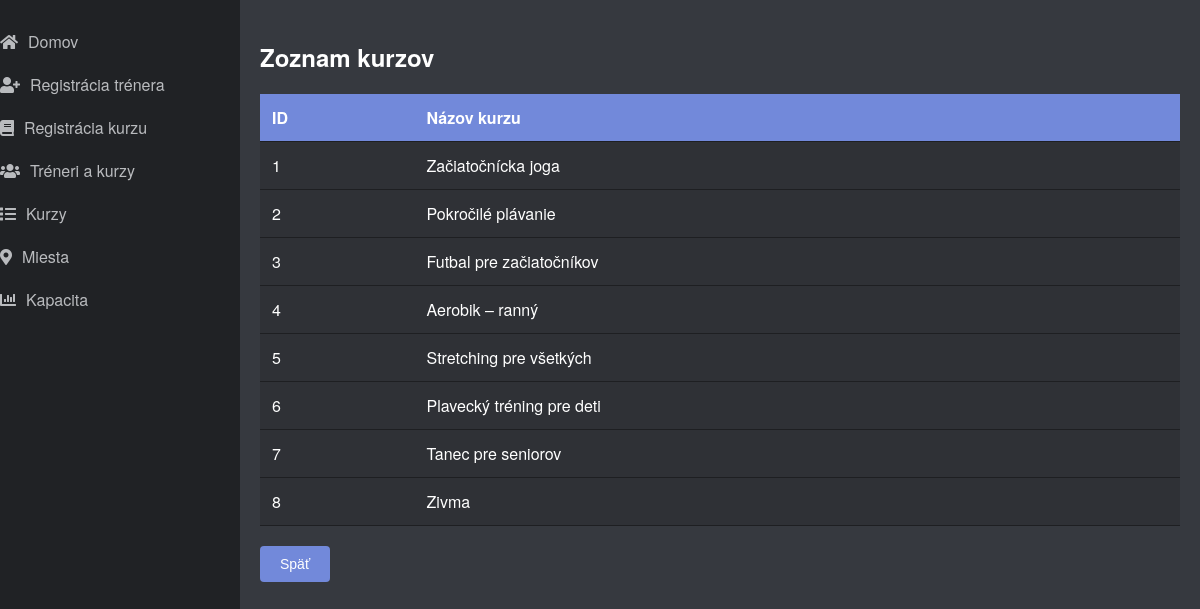
Screenshot of /kurzy with the database file from the repository.
### app.py (models this page shows, shortened)
class Kurz(db.Model):
    __tablename__ = "Kurzy"
    ID_Kurzu = db.Column(db.Integer, primary_key=True)
    Nazov_kurzu = db.Column(db.String, nullable=False)
    Typ_sportu = db.Column(db.String, nullable=False)
    Max_pocet_ucastnikov = db.Column(db.Integer, nullable=False)
    ID_trenera = db.Column(db.Integer, db.ForeignKey("Treneri.ID_Trenera"), nullable=False)

### app.py (the view)
@app.route('/kurzy')
def zobraz_kurzy():
    try:
        kurzy = Kurz.query.all()
        return render_template('kurzy.html', kurzy=kurzy)
    except Exception:
        return redirect(url_for('zobraz_error'))

### templates/kurzy.html
{% extends "base.html" %} {% block title %}Zoznam Kurzov{% endblock %} {% block
content %}
<h2>Zoznam kurzov</h2>
<table>
  <tr>
    <th>ID</th>
    <th>Názov kurzu</th>
  </tr>
  {% for kurz in kurzy %}
  <tr>
    <td>{{ kurz.ID_Kurzu }}</td>
    <td>{{ kurz.Nazov_kurzu }}</td>
  </tr>
  {% endfor %}
</table>
<a href="{{ url_for('index') }}"><button>Späť</button></a>
{% endblock %}

### templates/base.html (shortened to what this page needs)
<!DOCTYPE html>
<html lang="sk">
  <head>
    <link
      rel="stylesheet"
      href="https://cdnjs.cloudflare.com/ajax/libs/font-awesome/5.15.4/css/all.min.css"
    />
  </head>
  <body>
    <div class="sidebar">
      <a href="{{ url_for('index') }}"><i class="fas fa-home"></i> Domov</a>
      <a href="{{ url_for('registracia_form') }}"
        ><i class="fas fa-user-plus"></i> Registrácia trénera</a
      >
      <a href="{{ url_for('registracia_kurzu') }}"
        ><i class="fas fa-book"></i> Registrácia kurzu</a
      >
      <a href="{{ url_for('zobraz_trenerov_kurz') }}"
        ><i class="fas fa-users"></i> Tréneri a kurzy</a
      >
      <a href="{{ url_for('zobraz_kurzy') }}"
        ><i class="fas fa-list"></i> Kurzy</a
      >
      <a href="{{ url_for('zobraz_miesta') }}"
        ><i class="fas fa-map-marker-alt"></i> Miesta</a
      >
      <a href="{{ url_for('zobraz_capacitu') }}"
        ><i class="fas fa-chart-bar"></i> Kapacita</a
      >
    </div>
    <div class="content">{% block content %} {% endblock %}</div>
  </body>
</html>

### templates/base.html (style rules this page uses)
body { margin: 0; background-color: #2f3136; color: #ffffff; font-family: "Helvetica Neue", Arial, sans-serif; display: flex; min-height: 100vh; }
.sidebar { width: 240px; background-color: #202225; padding: 20px 0; display: flex; flex-direction: column; align-items: center; }
.sidebar a { color: #b9bbbe; text-decoration: none; padding: 10px 20px; width: 100%; display: flex; align-items: center; font-size: 16px; transition: background-color 0.2s, color 0.2s; }
.sidebar a i { margin-right: 10px; }
.content { flex: 1; padding: 20px; background-color: #36393f; }
h1, h2 { color: #ffffff; font-weight: 600; }
a { color: #7289da; text-decoration: none; }
button, input[type="submit"] { background-color: #7289da; color: #ffffff; border: none; padding: 10px 20px; border-radius: 4px; font-size: 14px; cursor: pointer; transition: background-color 0.2s; }
table { width: 100%; border-collapse: collapse; margin: 20px 0; background-color: #2f3136; }
th, td { padding: 12px; text-align: left; border-bottom: 1px solid #1e1f22; }
th { background-color: #7289da; color: #ffffff; }

### rows the page displays
Kurz: ID_Kurzu "1", Nazov_kurzu "Začiatočnícka joga"
Kurz: ID_Kurzu "2", Nazov_kurzu "Pokročilé plávanie"
Kurz: ID_Kurzu "3", Nazov_kurzu "Futbal pre začiatočníkov"
Kurz: ID_Kurzu "4", Nazov_kurzu "Aerobik – ranný"
Kurz: ID_Kurzu "5", Nazov_kurzu "Stretching pre všetkých"
Kurz: ID_Kurzu "6", Nazov_kurzu "Plavecký tréning pre deti"
Kurz: ID_Kurzu "7", Nazov_kurzu "Tanec pre seniorov"
Kurz: ID_Kurzu "8", Nazov_kurzu "Zivma"
